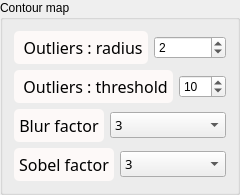
               <widget class="QGroupBox" name="groupBox_5">
                <property name="title">
                 <string>Contour map</string>
                </property>
                <layout class="QVBoxLayout" name="verticalLayout_15">
                 <item>
                  <layout class="QHBoxLayout" name="horizontalLayout_18">
                   <item>
                    <widget class="QLabel" name="label_blur_14">
                     <property name="sizePolicy">
                      <sizepolicy hsizetype="Fixed" vsizetype="Preferred">
                       <horstretch>0</horstretch>
                       <verstretch>0</verstretch>
                      </sizepolicy>
                     </property>
                     <property name="font">
                      <font>
                       <family>Noto Sans Cond</family>
                       <pointsize>12</pointsize>
                       <weight>50</weight>
                       <italic>false</italic>
                       <bold>false</bold>
                      </font>
                     </property>
                     <property name="styleSheet">
                      <string notr="true">QLabel {
color: rgb(0, 0, 0);
background-color:	rgb(253, 249, 248);
border-style : outset;
Border-radius : 5px;
border-width : 0px;
border-color : black;
min-width : 5em;
padding : 5px;
font : 12pt &quot;Noto Sans Cond&quot;;
}</string>
                     </property>
                     <property name="text">
                      <string> Outliers : radius</string>
                     </property>
                     <property name="scaledContents">
                      <bool>false</bool>
                     </property>
                     <property name="alignment">
                      <set>Qt::AlignCenter</set>
                     </property>
                    </widget>
                   </item>
                   <item>
                    <widget class="QSpinBox" name="Radius_box_2">
                     <property name="toolTip">
                      <string>&lt;html&gt;&lt;head/&gt;&lt;body&gt;&lt;p&gt;&lt;span style=&quot; font-size:11pt;&quot;&gt;Range (pixels) for outlier filtering.&lt;/span&gt;&lt;/p&gt;&lt;/body&gt;&lt;/html&gt;</string>
                     </property>
                     <property name="minimum">
                      <number>0</number>
                     </property>
                     <property name="value">
                      <number>2</number>
                     </property>
                    </widget>
                   </item>
                  </layout>
                 </item>
                 <item>
                  <layout class="QHBoxLayout" name="horizontalLayout_19">
                   <item>
                    <widget class="QLabel" name="label_sobel_3">
                     <property name="sizePolicy">
                      <sizepolicy hsizetype="Fixed" vsizetype="Preferred">
                       <horstretch>0</horstretch>
                       <verstretch>0</verstretch>
                      </sizepolicy>
                     </property>
                     <property name="font">
                      <font>
                       <family>Noto Sans Cond</family>
                       <pointsize>12</pointsize>
                       <weight>50</weight>
                       <italic>false</italic>
                       <bold>false</bold>
                      </font>
                     </property>
                     <property name="styleSheet">
                      <string notr="true">QLabel {
color: rgb(0, 0, 0);
background-color:	rgb(253, 249, 248);
border-style : outset;
Border-radius : 5px;
border-width : 0px;
border-color : black;
min-width : 5em;
padding : 5px;
font : 12pt &quot;Noto Sans Cond&quot;;
}</string>
                     </property>
                     <property name="text">
                      <string> Outliers : threshold</string>
                     </property>
                     <property name="scaledContents">
                      <bool>false</bool>
                     </property>
                     <property name="alignment">
                      <set>Qt::AlignCenter</set>
                     </property>
                    </widget>
                   </item>
                   <item>
                    <widget class="QSpinBox" name="Threshold_box_2">
                     <property name="toolTip">
                      <string>&lt;html&gt;&lt;head/&gt;&lt;body&gt;&lt;p&gt;&lt;span style=&quot; font-size:11pt;&quot;&gt;Threshold (intensity) for outliers filtering.&lt;/span&gt;&lt;/p&gt;&lt;/body&gt;&lt;/html&gt;</string>
                     </property>
                     <property name="minimum">
                      <number>1</number>
                     </property>
                     <property name="maximum">
                      <number>250</number>
                     </property>
                     <property name="singleStep">
                      <number>20</number>
                     </property>
                     <property name="value">
                      <number>10</number>
                     </property>
                    </widget>
                   </item>
                  </layout>
                 </item>
                 <item>
                  <layout class="QHBoxLayout" name="horizontalLayout_20">
                   <item>
                    <widget class="QLabel" name="label_blur_15">
                     <property name="sizePolicy">
                      <sizepolicy hsizetype="Fixed" vsizetype="Preferred">
                       <horstretch>0</horstretch>
                       <verstretch>0</verstretch>
                      </sizepolicy>
                     </property>
                     <property name="font">
                      <font>
                       <family>Noto Sans Cond</family>
                       <pointsize>12</pointsize>
                       <weight>50</weight>
                       <italic>false</italic>
                       <bold>false</bold>
                      </font>
                     </property>
                     <property name="styleSheet">
                      <string notr="true">QLabel {
color: rgb(0, 0, 0);
background-color:	rgb(253, 249, 248);
border-style : outset;
Border-radius : 5px;
border-width : 0px;
border-color : black;
min-width : 5em;
padding : 5px;
font : 12pt &quot;Noto Sans Cond&quot;;
}</string>
                     </property>
                     <property name="text">
                      <string>Blur factor</string>
                     </property>
                     <property name="scaledContents">
                      <bool>false</bool>
                     </property>
                     <property name="alignment">
                      <set>Qt::AlignCenter</set>
                     </property>
                    </widget>
                   </item>
                   <item>
                    <widget class="QComboBox" name="Blur_box_2">
                     <property name="sizePolicy">
                      <sizepolicy hsizetype="Minimum" vsizetype="Fixed">
                       <horstretch>0</horstretch>
                       <verstretch>0</verstretch>
                      </sizepolicy>
                     </property>
                     <property name="font">
                      <font>
                       <family>Noto Sans Cond</family>
                       <pointsize>10</pointsize>
                       <weight>50</weight>
                       <italic>false</italic>
                       <bold>false</bold>
                      </font>
                     </property>
                     <property name="toolTip">
                      <string>&lt;html&gt;&lt;head/&gt;&lt;body&gt;&lt;p&gt;&lt;span style=&quot; font-size:11pt;&quot;&gt;Blur factor applied to the treated stack&lt;/span&gt;&lt;/p&gt;&lt;/body&gt;&lt;/html&gt;</string>
                     </property>
                     <property name="styleSheet">
                      <string notr="true"/>
                     </property>
                     <property name="currentText">
                      <string>3</string>
                     </property>
                     <property name="currentIndex">
                      <number>2</number>
                     </property>
                     <item>
                      <property name="text">
                       <string>0</string>
                      </property>
                     </item>
                     <item>
                      <property name="text">
                       <string>1</string>
                      </property>
                     </item>
                     <item>
                      <property name="text">
                       <string>3</string>
                      </property>
                     </item>
                     <item>
                      <property name="text">
                       <string>5</string>
                      </property>
                     </item>
                     <item>
                      <property name="text">
                       <string>7</string>
                      </property>
                     </item>
                     <item>
                      <property name="text">
                       <string>9</string>
                      </property>
                     </item>
                    </widget>
                   </item>
                  </layout>
                 </item>
                 <item>
                  <layout class="QHBoxLayout" name="horizontalLayout_21">
                   <item>
                    <widget class="QLabel" name="label_sobel_4">
                     <property name="sizePolicy">
                      <sizepolicy hsizetype="Fixed" vsizetype="Preferred">
                       <horstretch>0</horstretch>
                       <verstretch>0</verstretch>
                      </sizepolicy>
                     </property>
                     <property name="font">
                      <font>
                       <family>Noto Sans Cond</family>
                       <pointsize>12</pointsize>
                       <weight>50</weight>
                       <italic>false</italic>
                       <bold>false</bold>
                      </font>
                     </property>
                     <property name="styleSheet">
                      <string notr="true">QLabel {
color: rgb(0, 0, 0);
background-color:	rgb(253, 249, 248);
border-style : outset;
Border-radius : 5px;
border-width : 0px;
border-color : black;
min-width : 5em;
padding : 5px;
font : 12pt &quot;Noto Sans Cond&quot;;
}</string>
                     </property>
                     <property name="text">
                      <string>Sobel factor</string>
                     </property>
                     <property name="scaledContents">
                      <bool>false</bool>
                     </property>
                     <property name="alignment">
                      <set>Qt::AlignCenter</set>
                     </property>
                    </widget>
                   </item>
                   <item>
                    <widget class="QComboBox" name="Sobel_box_2">
                     <property name="sizePolicy">
                      <sizepolicy hsizetype="Minimum" vsizetype="Fixed">
                       <horstretch>0</horstretch>
                       <verstretch>0</verstretch>
                      </sizepolicy>
                     </property>
                     <property name="font">
                      <font>
                       <family>Noto Sans Cond</family>
                       <pointsize>10</pointsize>
                       <weight>50</weight>
                       <italic>false</italic>
                       <bold>false</bold>
                      </font>
                     </property>
                     <property name="toolTip">
                      <string>&lt;html&gt;&lt;head/&gt;&lt;body&gt;&lt;p&gt;&lt;span style=&quot; font-size:11pt;&quot;&gt;Sobel factor applied to the treated stack&lt;/span&gt;&lt;/p&gt;&lt;/body&gt;&lt;/html&gt;</string>
                     </property>
                     <property name="styleSheet">
                      <string notr="true"/>
                     </property>
                     <property name="currentText">
                      <string>3</string>
                     </property>
                     <property name="currentIndex">
                      <number>2</number>
                     </property>
                     <property name="iconSize">
                      <size>
                       <width>13</width>
                       <height>13</height>
                      </size>
                     </property>
                     <item>
                      <property name="text">
                       <string>0</string>
                      </property>
                     </item>
                     <item>
                      <property name="text">
                       <string>1</string>
                      </property>
                     </item>
                     <item>
                      <property name="text">
                       <string>3</string>
                      </property>
                     </item>
                     <item>
                      <property name="text">
                       <string>5</string>
                      </property>
                     </item>
                     <item>
                      <property name="text">
                       <string>7</string>
                      </property>
                     </item>
                     <item>
                      <property name="text">
                       <string>9</string>
                      </property>
                     </item>
                    </widget>
                   </item>
                  </layout>
                 </item>
                </layout>
               </widget>
